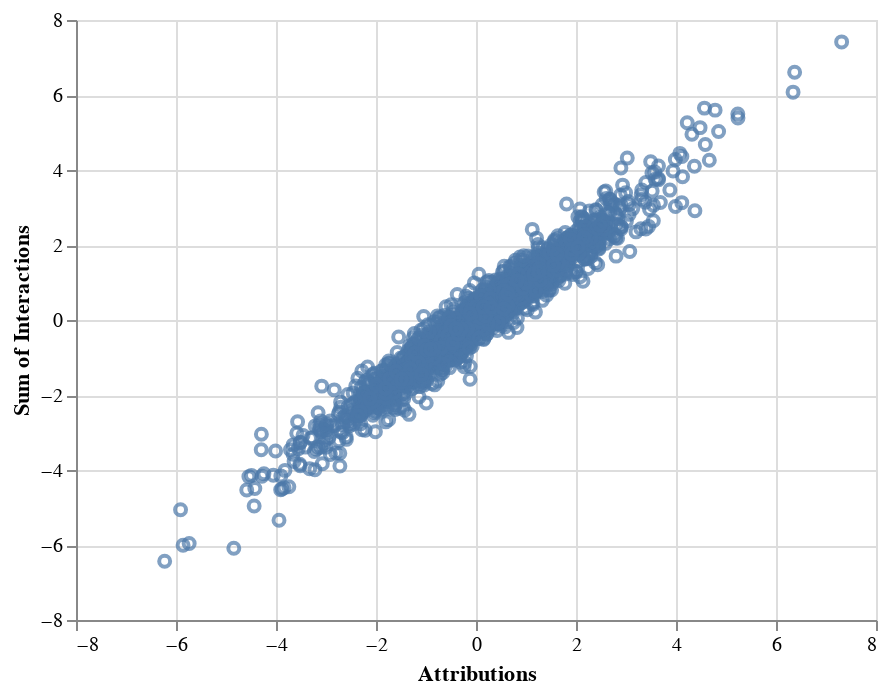

The cell this chart's notebook holds for it:
### Code cell
data_df = pd.DataFrame({
    'Attributions': attributions.flatten(),
    'Sum of Interactions': np.sum(interactions, axis=-1).flatten()
})
alt.Chart(data_df).mark_point().encode(
    alt.X('Attributions:Q'),
    alt.Y('Sum of Interactions')
)

### Figure 1 — Vega-Lite specification as saved in the notebook (floating-point values rounded to 4 significant figures; data arrays with more than 128 entries replaced by an {"elided": "..."} marker saying what was removed)
{"config": {"view": {"continuousWidth": 400, "continuousHeight": 300}}, "data": {"name": "data-771ba947f7c9a3b60aebb79b4a59bdf5"}, "mark": "point", "encoding": {"x": {"type": "quantitative", "field": "Attributions"}, "y": {"type": "quantitative", "field": "Sum of Interactions"}}, "$schema": "https://vega.github.io/schema/vega-lite/v4.0.0.json", "datasets": {"data-771ba947f7c9a3b60aebb79b4a59bdf5": {"elided": "5000 records"}}}
